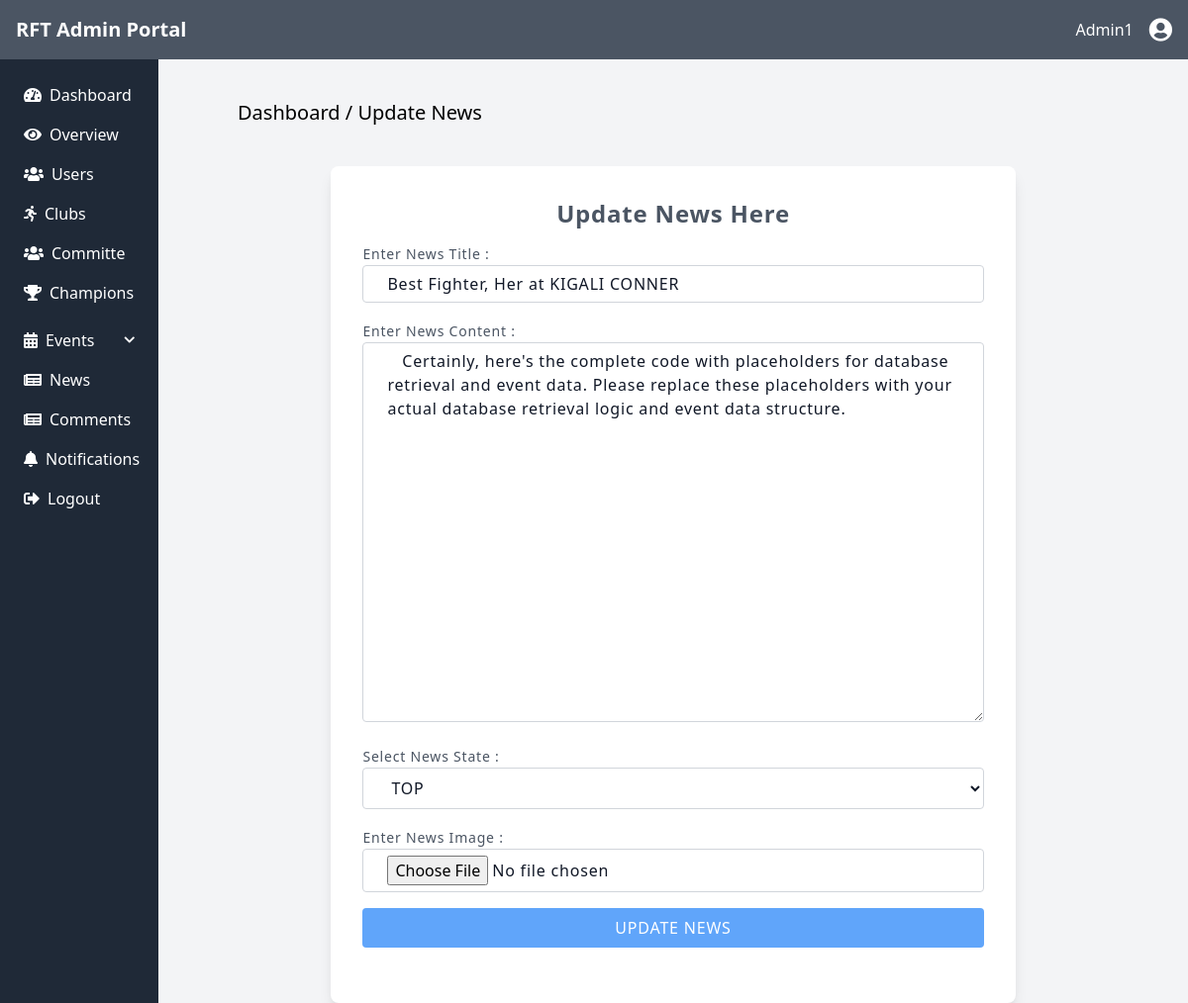
The app's page /public/admin/updatenew.php?editid=1 (signed in) with its own data.
### tables this page shows
CREATE TABLE `news` (
  `id` int(11) NOT NULL,
  `title` text NOT NULL,
  `content` text NOT NULL,
  `photo` text NOT NULL,
  `state` enum('TOP','HOT','NORMAL') NOT NULL DEFAULT 'NORMAL',
  `userid` int(11) NOT NULL,
  `status` enum('active','inactive') NOT NULL,
  `createdat` timestamp NOT NULL DEFAULT current_timestamp(),
  `updatedat` timestamp NOT NULL DEFAULT current_timestamp() ON UPDATE current_timestamp()
);

### config/dbconnection.php (called while the page is built, shortened)
<?php
class dbconnection {
    protected $db;
    public function __construct(){
        $this->db = new PDO(DB_DRIVER.":host=".DB_HOST.";dbname=".DB_NAME,
        DB_USER,DB_PWD,[PDO::ATTR_ERRMODE            => PDO::ERRMODE_EXCEPTION,
        PDO::ATTR_DEFAULT_FETCH_MODE => PDO::FETCH_ASSOC
        ]);
    }
        function getByid($table, $id) {
            try {
                $stm = $this->db->prepare("SELECT * FROM " . $table . " WHERE id = :id");
                $stm->bindParam(':id', $id, PDO::PARAM_INT);
                $stm->execute();
                $result = $stm->fetch(PDO::FETCH_ASSOC);
                return $result;
            } catch (Exception $th) {
                return $th->getMessage();
            }
        }
}
?>

### public/admin/updatenew.php (the view, shortened to what this page needs)
<?php include '../../includes/header.php';
?>
<div class="md:flex">
    <div>
        <?php include '../../includes/leftbar.php'; ?>
    </div>
    <main class="w-full px-5 md:px-20 bg-gray-100 ">
        <h2 class="text-xl py-10">Dashboard / Update News</h2>
        <div class="text-gray-900 tracking-wider leading-normal">
            <div class="container w-full mx-auto md:px-2">
                        <?php
                            if ($_SERVER['REQUEST_METHOD'] == 'GET') {
                                $id = $_GET['editid'];
                                $new = $db->getByid('news', $id);
                                if($new){
                        ?>
                   <div class="container px-0 mx-auto sm:px-5 bg-white p-5 md:w-4/5 rounded-lg shadow-lg ">
                            <div class="md:w-full pb-5">
                                <div class="py-3 flex justify-center items-cenetr">
                                    <h2 class="text-2xl font-bold text-gray-600">Update  News Here</h2>
                                </div>
                                <form action="" method="POST" enctype="multipart/form-data">
                                    <div class=" mb-4 px-3">
                                        <label for="" class="text-[14px] font-light text-gray-600">Enter News Title : </label>
                                        <input type="text" required name="title" placeholder="Enter News Title" value="<?php echo $new['title']; ?>" class="w-full  py-1.5 px-6 bg-white outline-none border border-gray-300 rounded ">
                                    </div>
                                    <div class=" mb-4 px-3">
                                        <label for="" class="text-[14px] font-light text-gray-600">Enter News Content : </label>
                                        <textarea required name="content" placeholder="Enter News Description"  value="<?php echo $new['content']; ?>" class="w-full h-96  py-1.5 px-6 bg-white outline-none border border-gray-300 rounded "> <?php echo $new['content']; ?></textarea>
                                    </div>
                                    <div class=" mb-4 px-3">
                                        <label for="" class="text-[14px] font-light text-gray-600">Select News State : </label>
                                        <select required name="state" class="w-full py-2 px-6 bg-white outline-none border border-gray-300 rounded ">
                                            <option><?php echo $new['state']; ?></option>
                                        </select>
                                    </div>
                                    <div class=" mb-4 px-3">
                                        <label for="" class="text-[14px] font-light text-gray-600">Enter News Image : </label>
                                        <input type="file"  name="photo" placeholder="Choose Photo" class="w-full  py-1.5 px-6 bg-white outline-none border border-gray-300 rounded ">
                                    </div>
                                    <div class=" mb-4 px-3">
                                        <button type="submit" name="addmember" class="text-white bg-blue-400 hover:bg-blue-600 uppercase py-2 rounded font-[500] w-full">Update News</button>
                                    </div>
                                </form>
                            </div>
                        </div>
                        <?php } }?>
</div>
</div>
</main>

### records on screen
news: title "Best Fighter, Her at KIGALI CONNER", content "Certainly, here's the complete code with placeholders for database retrieval and event data. Please replace these placeholders with your actual database retrieval logic and event data structure.", state "TOP"

### other values on screen
$user['username'] "Admin1"
